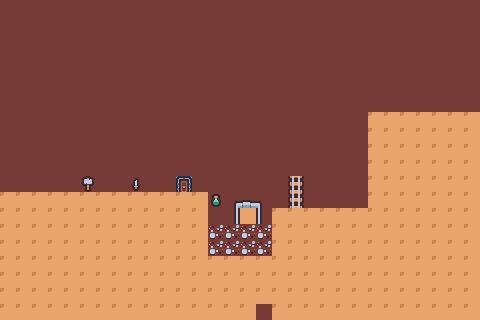

Tiled map render using the project's own tile images. Description and the whole map definition, tile-layer contents included, below:
An orthogonal 30x20 tile map with 16x16 px tiles, 2 tile layers (Tile Layer 1, Tile Layer 2) and 5 objects (spawn).

<map version="1.9" tiledversion="1.9.2" orientation="orthogonal" renderorder="right-down" width="30" height="20" tilewidth="16" tileheight="16" infinite="0" nextlayerid="4" nextobjectid="17">
 <tileset firstgid="1" source="spriteSheet.tsx" />
 <layer id="1" name="Tile Layer 1" width="30" height="20">
  <data encoding="csv">
1,1,1,1,1,1,1,1,1,1,1,1,1,1,1,1,1,1,1,1,1,1,1,1,1,1,1,1,1,1,
1,1,1,1,1,1,1,1,1,1,1,1,1,1,1,1,1,1,1,1,1,1,1,1,1,1,1,1,1,1,
1,1,1,1,1,1,1,1,1,1,1,1,1,1,1,1,1,1,1,1,1,1,1,1,1,1,1,1,1,1,
1,1,1,1,1,1,1,1,1,1,1,1,1,1,1,1,1,1,1,1,1,1,1,1,1,1,1,1,1,1,
1,1,1,1,1,1,1,1,1,1,1,1,1,1,1,1,1,1,1,1,1,1,1,1,1,1,1,1,1,1,
1,1,1,1,1,1,1,1,1,1,1,1,1,1,1,1,1,1,1,1,1,1,1,1,1,1,1,1,1,1,
1,1,1,1,1,1,1,1,1,1,1,1,1,1,1,1,1,1,1,1,1,1,1,1,1,1,1,1,1,1,
1,1,1,1,1,1,1,1,1,1,1,1,1,1,1,1,1,1,1,1,1,1,1,1,1,1,1,1,1,1,
1,1,1,1,1,1,1,1,1,1,1,1,1,1,1,1,1,1,1,1,1,1,1,1,1,1,1,1,1,1,
1,1,1,1,1,1,1,1,1,1,1,1,1,1,1,1,1,1,1,1,1,1,1,1,1,1,1,1,1,1,
1,1,1,1,1,1,1,1,1,1,1,1,1,1,1,1,1,1,1,1,1,1,1,1,1,1,1,1,1,1,
1,1,1,1,1,1,1,1,1,1,1,1,1,1,1,1,1,1,1,1,1,1,1,1,1,1,1,1,1,1,
1,1,1,1,1,1,1,1,1,1,1,1,1,1,1,1,1,1,1,1,1,1,1,1,1,1,1,1,1,1,
1,1,1,1,1,1,1,1,1,1,1,1,1,1,1,1,1,1,1,1,1,1,1,1,1,1,1,1,1,1,
1,1,1,1,1,1,1,1,1,1,1,1,1,1,1,1,1,1,1,1,1,1,1,1,1,1,1,1,1,1,
1,1,1,1,1,1,1,1,1,1,1,1,1,1,1,1,1,1,1,1,1,1,1,1,1,1,1,1,1,1,
1,1,1,1,1,1,1,1,1,1,1,1,1,1,1,1,1,1,1,1,1,1,1,1,1,1,1,1,1,1,
1,1,1,1,1,1,1,1,1,1,1,1,1,1,1,1,1,1,1,1,1,1,1,1,1,1,1,1,1,1,
1,1,1,1,1,1,1,1,1,1,1,1,1,1,1,1,1,1,1,1,1,1,1,1,1,1,1,1,1,1,
1,1,1,1,1,1,1,1,1,1,1,1,1,1,1,1,1,1,1,1,1,1,1,1,1,1,1,1,1,1
</data>
 </layer>
 <layer id="3" name="Tile Layer 2" width="30" height="20">
  <data encoding="csv">
0,0,0,0,0,0,0,0,0,0,0,0,0,0,0,0,0,0,0,0,0,0,0,0,0,0,0,0,0,0,
0,0,0,0,0,0,0,0,0,0,0,0,0,0,0,0,0,0,0,0,0,0,0,0,0,0,0,0,0,0,
0,0,0,0,0,0,0,0,0,0,0,0,0,0,0,0,0,0,0,0,0,0,0,0,0,0,0,0,0,0,
0,0,0,0,0,0,0,0,0,0,0,0,0,0,0,0,0,0,0,0,0,0,0,0,0,0,0,0,0,0,
0,0,0,0,0,0,0,0,0,0,0,0,0,0,0,0,0,0,0,0,0,0,0,0,0,0,0,0,0,0,
0,0,0,0,0,0,0,0,0,0,0,0,0,0,0,0,0,0,0,0,0,0,0,0,0,0,0,0,0,0,
0,0,0,0,0,0,0,0,0,0,0,0,0,0,0,0,0,0,0,0,0,0,0,0,0,0,0,0,0,0,
0,0,0,0,0,0,0,0,0,0,0,0,0,0,0,0,0,0,0,0,0,0,0,54,54,54,54,54,54,54,
0,0,0,0,0,0,0,0,0,0,0,0,0,0,0,0,0,0,0,0,0,0,0,54,54,54,54,54,54,54,
0,0,0,0,0,0,0,0,0,0,0,0,0,0,0,0,0,0,0,0,0,0,0,54,54,54,54,54,54,54,
0,0,0,0,0,0,0,0,0,0,0,0,0,0,0,0,0,0,0,0,0,0,0,54,54,54,54,54,54,54,
0,0,0,0,0,118,0,0,104,0,0,46,0,0,0,0,0,0,82,0,0,0,0,54,54,54,54,54,54,54,
54,54,54,54,54,54,54,54,54,54,54,54,54,115,2,3,4,0,82,0,0,0,0,54,54,54,54,54,54,54,
54,54,54,54,54,54,54,54,54,54,54,54,54,0,14,49,16,54,54,54,54,54,54,54,54,54,54,54,54,54,
54,54,54,54,54,54,54,54,54,54,54,54,54,25,25,25,25,54,54,54,54,54,54,54,54,54,54,54,54,54,
54,54,54,54,54,54,54,54,54,54,54,54,54,25,25,25,25,54,54,54,54,54,54,54,54,54,54,54,54,54,
54,54,54,54,54,54,54,54,54,54,54,54,54,54,54,54,54,54,54,54,54,54,54,54,54,54,54,54,54,54,
54,54,54,54,54,54,54,54,54,54,54,54,54,54,54,54,54,54,54,54,54,54,54,54,54,54,54,54,54,54,
54,54,54,54,54,54,54,54,54,54,54,54,54,54,54,54,54,54,54,54,54,54,54,54,54,54,54,54,54,54,
54,54,54,54,54,54,54,54,54,54,54,54,54,54,54,54,0,54,54,54,54,54,54,54,54,54,54,54,54,54
</data>
 </layer>
 <objectgroup id="2" name="objects">
  <object id="9" name="spawn" x="20.75" y="184.5">
   <point />
  </object>
  <object id="10" x="0" y="192" width="208" height="128" />
  <object id="11" x="208" y="256" width="64" height="64" />
  <object id="12" x="272" y="208" width="208" height="112" />
  <object id="13" x="368" y="112" width="112" height="96" />
 </objectgroup>
</map>
